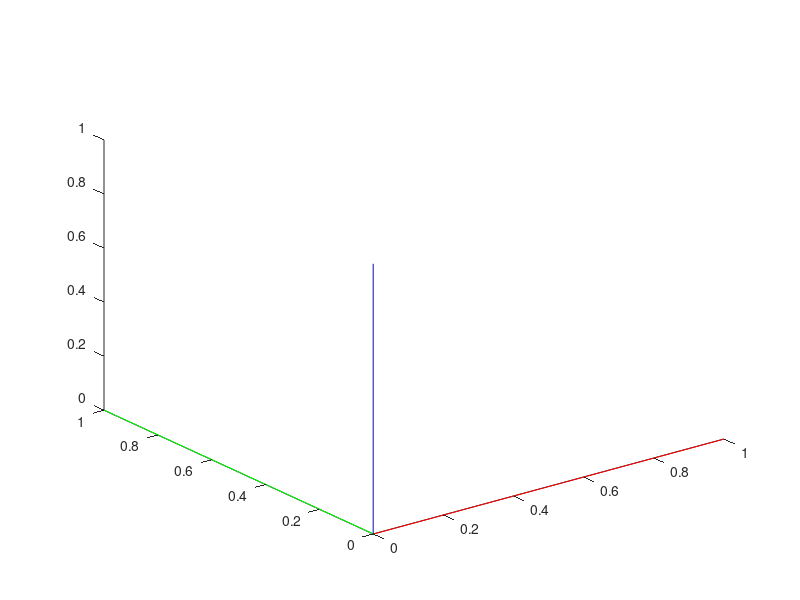

The MATLAB script that drew this image: (Note: this script raises an error after producing the figure.)
close all;

view(3);
daspect([1 1 1]);
plot3([0,1],[0,0],[0,0],'Color',[1,0,0]);
hold on
plot3([0,0],[0,1],[0,0],'Color',[0,1,0]);
plot3([0,0],[0,0],[0,1],'Color',[0,0,1]);

T = homogeneousTrans(0, 0, pi/4,[1;1;1]);
O1 = T*[0;0;0;1];

v1 = T*[1;0;0;1]
v2 = T*[0;1;0;1]
v3 = T*[0;0;1;1]

plot3([O1(1),v1(1)],[O1(2),v1(2)],[O1(3),v1(3)],'Color',[1,0,0], 'LineStyle','--');
plot3([O1(1),v2(1)],[O1(2),v2(2)],[O1(3),v2(3)],'Color',[0,1,0],'LineStyle','--');
plot3([O1(1),v3(1)],[O1(2),v3(2)],[O1(3),v3(3)],'Color',[0,0,1], 'LineStyle','--');
